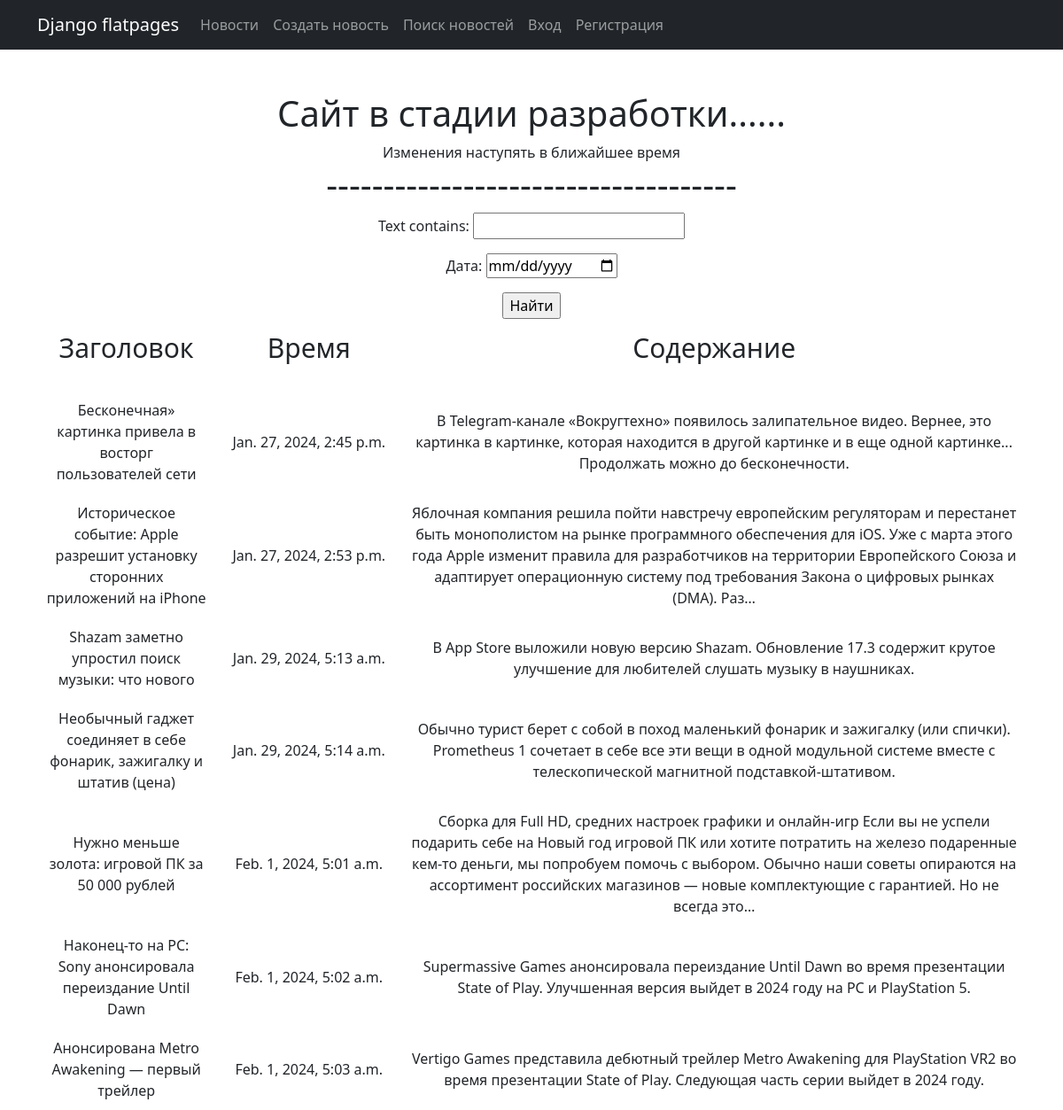
Screenshot of /post/search/ with the database file from the repository.
### simpleapp/models.py (models this page shows, shortened)
class Post(models.Model):
    article = 'AR'
    news = 'NE'
    POSITION = [(article, 'Статья'),
                (news, 'Новости')]
    author = models.ForeignKey(Author, on_delete=models.CASCADE)
    post_news = models.CharField(max_length=2,choices=POSITION,default=news)
    post_time = models.DateTimeField(auto_now_add=True)
    category = models.ManyToManyField(Category,through='PostCategory')
    post = models.CharField(max_length=200)
    text = models.TextField()
    rating_post = models.IntegerField(default=0)

### simpleapp/views.py (the view)
# urls.py: path('post/search/', PostSearch.as_view(), name='post_search'),
class PostSearch(ListView):
    model = Post
    template_name = 'post_search.html'
    context_object_name = 'search'
    def get_queryset(self):
        queryset = super().get_queryset()
        self.filterset = PostFilter(self.request.GET, queryset)
        return self.filterset.qs
    def get_context_data(self, **kwargs):
        context = super().get_context_data(**kwargs)
        context['filterset'] = self.filterset
        context['time_now'] = datetime.now()
        return context

### templates/post_search.html
{% extends 'flatpages/default.html' %}
{% load custom_filters %}
{% block content %}
    {% if search %}
    <form action="" method="get">
        {{ filterset.form.as_p }}
        <input type="submit" value="Найти"/>
    </form>
    <table cellpadding="10" align="center">
        <tr>
            <td width="10%"><p style="font-size: 30px">Заголовок</p></td>
            <td width="15%"><p style="font-size: 30px">Время</p></td>
            <td width="50%"><p style="font-size: 30px">Содержание</p></td>
        </tr>
        {% for p in search %}
        <tr>
            <td>{{ p.post }}</td>
            <td>{{ p.post_time }}</td>
            <td>{{ p.text|truncatechars:320}}</td>
        </tr>
        {% endfor %}
    </table>
    {% else %}
        <h1>Новостей нет</h1>
    {% endif %}
{% endblock content %}

### templates/flatpages/default.html (shortened to what this page needs)
<!DOCTYPE html>
<html lang="en">
    <head>
        {% load static %}
        <link href="{% static 'css/styles.css' %}" rel="stylesheet" />
    </head>
    <body>
        <nav class="navbar navbar-expand-lg navbar-dark bg-dark static-top">
   <div class="container">
       <a class="navbar-brand" href="#">Django flatpages</a>
       <div class="collapse navbar-collapse" id="navbarResponsive">
           <ul class="navbar-nav ml-auto">
               <li class="nav-item">
                   <a class="nav-link" href="/post/">Новости</a>
               </li>
               <li class="nav-item">
                   <a class="nav-link" href="/news/create/">Создать новость</a>
               </li>
               <li class="nav-item">
                   <a class="nav-link" href="/post/search/">Поиск новостей</a>
               </li>
               {% if user.is_authenticated %}
               <li class="nav-item">
                   {{ request.user.username }}
               </li>
               <li class="nav-item active">
                   <a class="nav-link" href="{% url 'logout_confirm' %}">Выход</a>
               </li>
               {% else %}
               <li class="nav-item active">
                   <a class="nav-link" href="{% url 'login' %}">Вход</a>
               </li>
               <li class="nav-item active">
                   <a class="nav-link" href="{% url 'signup' %}">Регистрация</a>
               </li>
               {% endif %}
           </ul>
       </div>
   </div>
</nav>
        <div class="container">
            <div class="text-center mt-5">
                <h1>Сайт в стадии разработки......</h1>
                <h9>Изменения наступять в ближайшее время</h9>
                <h1>------------------------------------</h1>
                {% block content %}
                {% endblock content %}
            </div>
        </div>
    </body>
</html>

### rows the page displays
Post: post "Бесконечная» картинка привела в восторг пользователей сети", post_time "Jan. 27, 2024, 2:45 p.m.", text "В Telegram-канале «Вокругтехно» появилось залипательное видео. Вернее, это картинка в картинке, которая находится в другой картинке и в еще одной картинке... Продолжать можно до бесконечности."
Post: post "Историческое событие: Apple разрешит установку сторонних приложений на iPhone", post_time "Jan. 27, 2024, 2:53 p.m.", text "Яблочная компания решила пойти навстречу европейским регуляторам и перестанет быть монополистом на рынке программного обеспечения для iOS. Уже с марта этого года Apple изменит правила для разработчиков на территории Европейского Союза и адаптирует операционную систему под требования Закона о цифровых рынках (DMA). Раз…"
Post: post "Shazam заметно упростил поиск музыки: что нового", post_time "Jan. 29, 2024, 5:13 a.m.", text "В App Store выложили новую версию Shazam. Обновление 17.3 содержит крутое улучшение для любителей слушать музыку в наушниках."
Post: post "Необычный гаджет соединяет в себе фонарик, зажигалку и штатив (цена)", post_time "Jan. 29, 2024, 5:14 a.m.", text "Обычно турист берет с собой в поход маленький фонарик и зажигалку (или спички). Prometheus 1 сочетает в себе все эти вещи в одной модульной системе вместе с телескопической магнитной подставкой-штативом."
Post: post "Нужно меньше золота: игровой ПК за 50 000 рублей", post_time "Feb. 1, 2024, 5:01 a.m.", text "Сборка для Full HD, средних настроек графики и онлайн-игр Если вы не успели подарить себе на Новый год игровой ПК или хотите потратить на железо подаренные кем-то деньги, мы попробуем помочь с выбором. Обычно наши советы опираются на ассортимент российских магазинов — новые комплектующие с гарантией. Но не всегда это…"
Post: post "Наконец-то на PC: Sony анонсировала переиздание Until Dawn", post_time "Feb. 1, 2024, 5:02 a.m.", text "Supermassive Games анонсировала переиздание Until Dawn во время презентации State of Play. Улучшенная версия выйдет в 2024 году на PC и PlayStation 5."
Post: post "Анонсирована Metro Awakening — первый трейлер", post_time "Feb. 1, 2024, 5:03 a.m.", text "Vertigo Games представила дебютный трейлер Metro Awakening для PlayStation VR2 во время презентации State of Play. Следующая часть серии выйдет в 2024 году."
